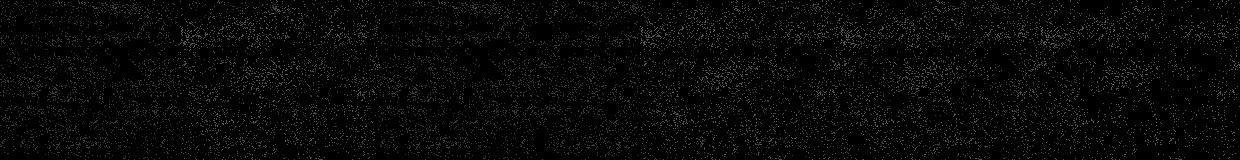

The image is a tile-based game level rendered from a .tmx file. Its description and source (layers, tilesets, objects; grid data summarised) follow:
An orthogonal 62x8 tile map with 20x20 px tiles, 2 tile layers (Tile Layer 3, Tile Layer 4), 2 hidden layers not drawn and 16 objects.

<map version="1.8" tiledversion="1.8.2" orientation="orthogonal" renderorder="right-down" width="62" height="8" tilewidth="20" tileheight="20" infinite="0" nextlayerid="15" nextobjectid="62">
 <tileset firstgid="1" source="ts.tsx" />
 <layer id="8" name="Tile Layer 1" width="62" height="8" visible="0" parallaxx="0.2">
  <data>[496 cells, 240 non-empty, 80 distinct tile ids]</data>
 </layer>
 <layer id="9" name="Tile Layer 2" width="62" height="8" visible="0" parallaxx="0.4">
  <data>[496 cells, 240 non-empty, 80 distinct tile ids]</data>
 </layer>
 <layer id="10" name="Tile Layer 3" width="62" height="8" parallaxx="0.5">
  <data>[496 cells, 432 non-empty, 80 distinct tile ids]</data>
 </layer>
 <layer id="11" name="Tile Layer 4" width="62" height="8" parallaxx="0.8">
  <data>[496 cells, 496 non-empty, 152 distinct tile ids]</data>
 </layer>
 <objectgroup id="2" name="sand">
  <properties>
   <property name="nested" type="bool" value="true" />
  </properties>
  <object id="36" x="84.1667" y="107" width="98.8333" height="15" />
  <object id="48" x="209.5" y="119" width="111.333" height="15" />
  <object id="54" x="690.5" y="126" width="46" height="40" />
  <object id="55" x="753.5" y="111.5" width="135.5" height="20" />
 </objectgroup>
 <objectgroup id="4" name="static">
  <properties>
   <property name="static" type="bool" value="true" />
  </properties>
  <object id="8" x="-41.3333" y="100.833" width="115.167" height="64.1667">
   <properties>
    <property name="fall" type="bool" value="false" />
   </properties>
  </object>
  <object id="35" x="1114" y="74" width="181" height="125" />
  <object id="51" x="456" y="111" width="139.667" height="55.5" />
  <object id="56" x="902.5" y="129" width="69.5" height="41" />
  <object id="57" x="970.667" y="144" width="146" height="22.6667" />
 </objectgroup>
 <objectgroup id="14" name="push">
  <properties>
   <property name="push" type="bool" value="true" />
  </properties>
  <object id="52" x="573.667" y="92.6667" width="12.5" height="14.6667" />
  <object id="58" x="1076.5" y="30.1667" width="28.6667" height="49.5">
   <properties>
    <property name="weight" type="int" value="40" />
   </properties>
  </object>
  <object id="59" x="922.667" y="73.6667" width="102.167" height="34.6667" />
 </objectgroup>
 <objectgroup id="5" name="fall">
  <properties>
   <property name="fall" type="bool" value="true" />
  </properties>
  <object id="50" x="337.667" y="109" width="37" height="13.5" />
  <object id="53" x="607.5" y="115" width="63.5" height="15" />
  <object id="61" x="395.5" y="108.75" width="37" height="13.5" />
 </objectgroup>
 <objectgroup id="3" name="misc">
  <object id="7" x="18.5" y="78.833">
   <properties>
    <property name="spawn" type="bool" value="true" />
   </properties>
   <point />
  </object>
 </objectgroup>
</map>
